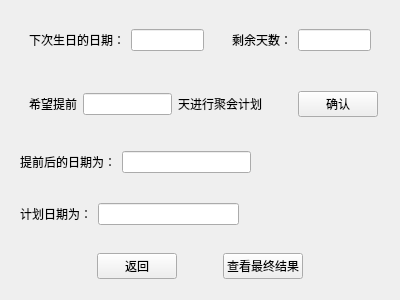
<?xml version="1.0" encoding="UTF-8"?>
<ui version="4.0">
 <class>Plan</class>
 <widget class="QWidget" name="Plan">
  <property name="geometry">
   <rect>
    <x>0</x>
    <y>0</y>
    <width>400</width>
    <height>300</height>
   </rect>
  </property>
  <property name="windowTitle">
   <string>Form</string>
  </property>
  <property name="windowIcon">
   <iconset resource="logo.qrc">
    <normaloff>:/0005018327188690_b.jpg</normaloff>:/0005018327188690_b.jpg</iconset>
  </property>
  <layout class="QVBoxLayout" name="verticalLayout">
   <item>
    <widget class="QWidget" name="widget_5" native="true">
     <layout class="QHBoxLayout" name="horizontalLayout_5">
      <item>
       <widget class="QWidget" name="widget" native="true">
        <layout class="QHBoxLayout" name="horizontalLayout">
         <item>
          <widget class="QLabel" name="label">
           <property name="text">
            <string>下次生日的日期：</string>
           </property>
          </widget>
         </item>
         <item>
          <widget class="QLineEdit" name="lineEdit"/>
         </item>
        </layout>
       </widget>
      </item>
      <item>
       <spacer name="horizontalSpacer_7">
        <property name="orientation">
         <enum>Qt::Horizontal</enum>
        </property>
        <property name="sizeHint" stdset="0">
         <size>
          <width>40</width>
          <height>20</height>
         </size>
        </property>
       </spacer>
      </item>
      <item>
       <widget class="QWidget" name="widget_2" native="true">
        <layout class="QHBoxLayout" name="horizontalLayout_2">
         <item>
          <widget class="QLabel" name="label_2">
           <property name="text">
            <string>剩余天数：</string>
           </property>
          </widget>
         </item>
         <item>
          <widget class="QLineEdit" name="lineEdit_2"/>
         </item>
        </layout>
       </widget>
      </item>
     </layout>
    </widget>
   </item>
   <item>
    <widget class="QWidget" name="widget_4" native="true">
     <layout class="QHBoxLayout" name="horizontalLayout_4">
      <item>
       <widget class="QWidget" name="widget_3" native="true">
        <layout class="QHBoxLayout" name="horizontalLayout_3">
         <item>
          <widget class="QLabel" name="label_4">
           <property name="text">
            <string>希望提前</string>
           </property>
          </widget>
         </item>
         <item>
          <widget class="QLineEdit" name="lineEdit_3"/>
         </item>
         <item>
          <widget class="QLabel" name="label_5">
           <property name="text">
            <string>天进行聚会计划</string>
           </property>
          </widget>
         </item>
         <item>
          <spacer name="horizontalSpacer_5">
           <property name="orientation">
            <enum>Qt::Horizontal</enum>
           </property>
           <property name="sizeHint" stdset="0">
            <size>
             <width>40</width>
             <height>20</height>
            </size>
           </property>
          </spacer>
         </item>
        </layout>
       </widget>
      </item>
      <item>
       <widget class="QPushButton" name="pushButton_2">
        <property name="text">
         <string>确认</string>
        </property>
       </widget>
      </item>
      <item>
       <spacer name="horizontalSpacer_6">
        <property name="orientation">
         <enum>Qt::Horizontal</enum>
        </property>
        <property name="sizeHint" stdset="0">
         <size>
          <width>40</width>
          <height>20</height>
         </size>
        </property>
       </spacer>
      </item>
     </layout>
    </widget>
   </item>
   <item>
    <widget class="QWidget" name="widget_8" native="true">
     <layout class="QHBoxLayout" name="horizontalLayout_8">
      <item>
       <widget class="QLabel" name="label_3">
        <property name="text">
         <string>提前后的日期为：</string>
        </property>
       </widget>
      </item>
      <item>
       <widget class="QLineEdit" name="lineEdit_5"/>
      </item>
      <item>
       <spacer name="horizontalSpacer_8">
        <property name="orientation">
         <enum>Qt::Horizontal</enum>
        </property>
        <property name="sizeHint" stdset="0">
         <size>
          <width>40</width>
          <height>20</height>
         </size>
        </property>
       </spacer>
      </item>
     </layout>
    </widget>
   </item>
   <item>
    <widget class="QWidget" name="widget_6" native="true">
     <layout class="QHBoxLayout" name="horizontalLayout_6">
      <item>
       <widget class="QLabel" name="label_6">
        <property name="text">
         <string>计划日期为：</string>
        </property>
       </widget>
      </item>
      <item>
       <widget class="QLineEdit" name="lineEdit_4"/>
      </item>
      <item>
       <spacer name="horizontalSpacer_4">
        <property name="orientation">
         <enum>Qt::Horizontal</enum>
        </property>
        <property name="sizeHint" stdset="0">
         <size>
          <width>40</width>
          <height>20</height>
         </size>
        </property>
       </spacer>
      </item>
     </layout>
    </widget>
   </item>
   <item>
    <widget class="QWidget" name="widget_7" native="true">
     <layout class="QHBoxLayout" name="horizontalLayout_7">
      <item>
       <spacer name="horizontalSpacer">
        <property name="orientation">
         <enum>Qt::Horizontal</enum>
        </property>
        <property name="sizeHint" stdset="0">
         <size>
          <width>40</width>
          <height>20</height>
         </size>
        </property>
       </spacer>
      </item>
      <item>
       <widget class="QPushButton" name="pushButton">
        <property name="text">
         <string>返回</string>
        </property>
       </widget>
      </item>
      <item>
       <spacer name="horizontalSpacer_3">
        <property name="orientation">
         <enum>Qt::Horizontal</enum>
        </property>
        <property name="sizeType">
         <enum>QSizePolicy::Maximum</enum>
        </property>
        <property name="sizeHint" stdset="0">
         <size>
          <width>40</width>
          <height>20</height>
         </size>
        </property>
       </spacer>
      </item>
      <item>
       <widget class="QPushButton" name="pushButton_3">
        <property name="text">
         <string>查看最终结果</string>
        </property>
       </widget>
      </item>
      <item>
       <spacer name="horizontalSpacer_2">
        <property name="orientation">
         <enum>Qt::Horizontal</enum>
        </property>
        <property name="sizeHint" stdset="0">
         <size>
          <width>40</width>
          <height>20</height>
         </size>
        </property>
       </spacer>
      </item>
     </layout>
    </widget>
   </item>
  </layout>
 </widget>
 <resources>
  <include location="logo.qrc"/>
 </resources>
 <connections/>
</ui>
